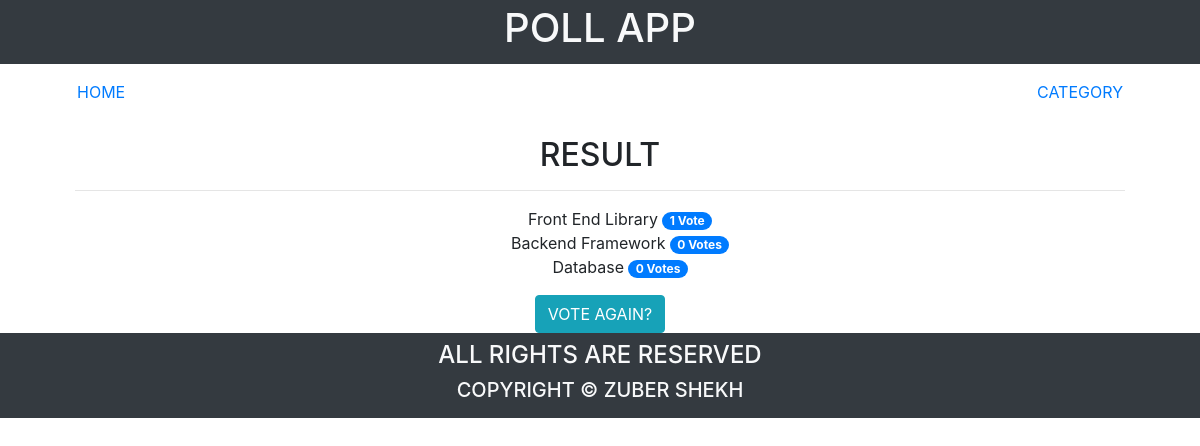
Before: /polls/2/results/ with the older database file.
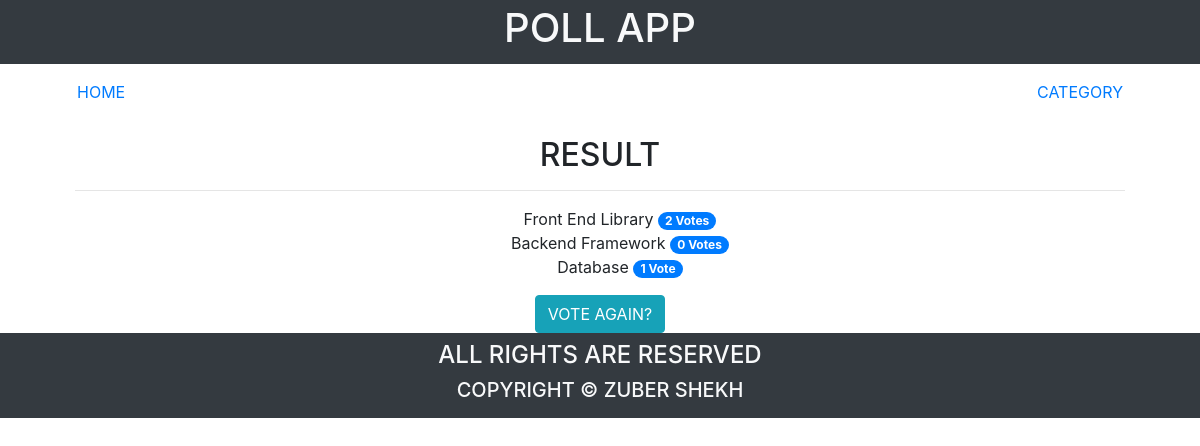
After: the same page with the newer database file.
### polls/models.py (models this page shows, shortened)
class Choice(models.Model):
    question = models.ForeignKey(Question,on_delete=models.CASCADE)
    choice_text = models.CharField(max_length=200)
    votes = models.IntegerField(default=0)

### polls/views.py (the view)
# urls.py: path('<int:question_id>/results/',views.results,name='results'),
def results(request,question_id):
    question = get_object_or_404(Question,pk=question_id)
    context = {
        'question':question,
    }
    return render(request,'polls/results.html',context)

### polls/templates/polls/results.html
{% extends 'polls/base.html' %}
{% block content %}
<section class="container">
    <div class="row">
        <div class="col-md-12">
            <section class="container text-center">
                <h2 class="text-uppercase">result</h2>
                <hr>
                <ul style="list-style: none;">
                    {% for choice in question.choice_set.all %}
                        <li class="text-capitalize">{{choice.choice_text}} <span class="badge badge-pill badge-primary">{{choice.votes}} vote{{choice.votes|pluralize}}</span></li>
                    {% endfor %}
                </ul>
                <a class="btn btn-info text-uppercase" href="{% url 'polls:detail' question.id %}">vote again?</a>
            </section>
        </div>
    </div>
</section>
{% endblock content %}

Changed rows visible on the page:
changed Choice "Front End Library": votes "1" → "2"
changed Choice "Database": votes "0" → "1"
